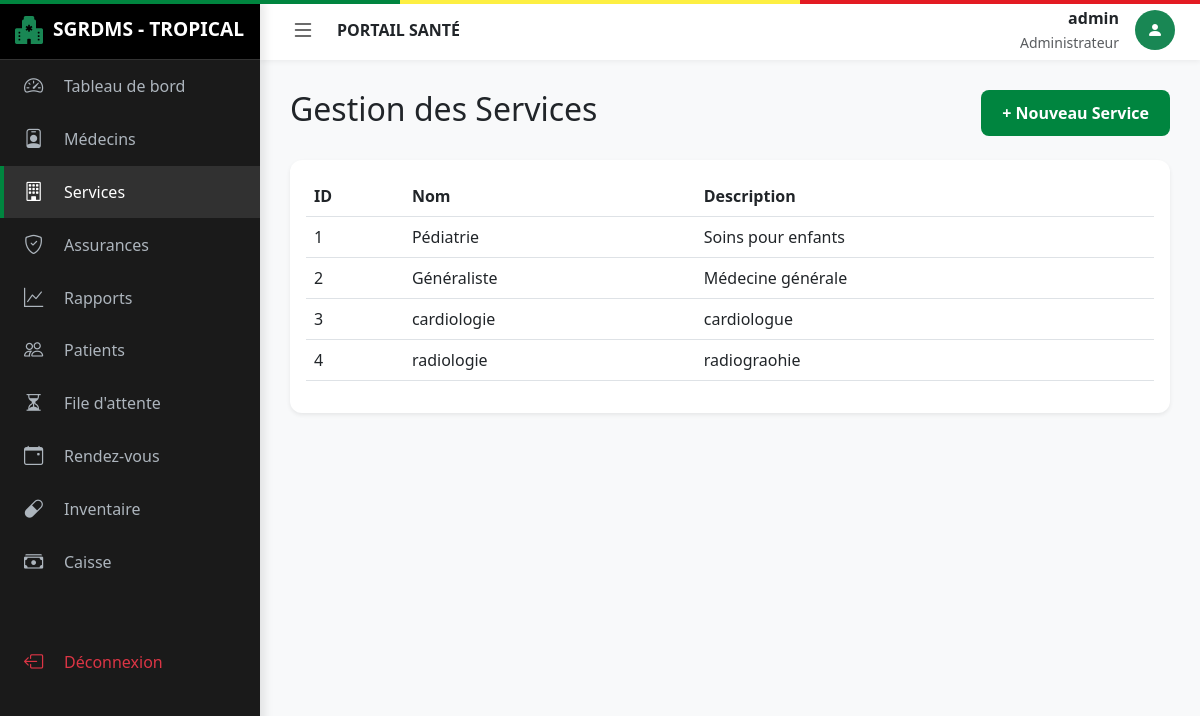
The app's page /admin/services (signed in) with its own data.
### app/models.py (models this page shows)
class Utilisateur(db.Model, UserMixin):
    id = db.Column(db.Integer, primary_key=True)
    username = db.Column(db.String(50), unique=True, nullable=False)
    password = db.Column(db.String(100), nullable=False)
    role = db.Column(db.String(20), nullable=False) # Admin, Medecin, Patient, Pharmacien, Receptionniste
    date_creation = db.Column(db.DateTime, default=datetime.utcnow)
    patient_id = db.Column(db.Integer, db.ForeignKey('patient.id'), nullable=True)
    patient = db.relationship('Patient', backref='user', uselist=False)
    medecin_id = db.Column(db.Integer, db.ForeignKey('medecin.id'), nullable=True)
    medecin = db.relationship('Medecin', backref='user', uselist=False)

class Service(db.Model):
    id = db.Column(db.Integer, primary_key=True)
    nom_service = db.Column(db.String(100), nullable=False)
    description = db.Column(db.Text)
    medecins = db.relationship('Medecin', backref='service', lazy=True)

### app/routes.py (the view)
@main.route("/admin/services")
@login_required
def list_services():
    if current_user.role != 'Administrateur': return redirect(url_for('main.dashboard'))
    return render_template('admin/services.html', services=Service.query.all())

### app/__init__.py (called while the page is built)
def create_app(config_class=Config):
    app = Flask(__name__)
    app.config.from_object(Config)
    db.init_app(app)
    bcrypt.init_app(app)
    login_manager.init_app(app)
    from app.routes import main
    app.register_blueprint(main)
    @app.context_processor
    def inject_now():
        from datetime import datetime
        return {'datetime': datetime}
    return app

### app/models.py (called while the page is built)
@login_manager.user_loader
def load_user(user_id):
    return Utilisateur.query.get(int(user_id))

### app/templates/admin/services.html
{% extends "base.html" %}
{% block content %}
<div class="d-flex justify-content-between mb-4">
    <h2>Gestion des Services</h2>
    <a href="{{ url_for('main.nouveau_service') }}" class="btn btn-senegal">+ Nouveau Service</a>
</div>
<div class="card border-0 shadow-sm"><div class="card-body">
    <table class="table">
        <thead><tr><th>ID</th><th>Nom</th><th>Description</th></tr></thead>
        <tbody>
            {% for s in services %}
            <tr><td>{{ s.id }}</td><td>{{ s.nom_service }}</td><td>{{ s.description }}</td></tr>
            {% endfor %}
        </tbody>
    </table>
</div></div>
{% endblock %}

### app/templates/base.html (shortened to what this page needs)
<!DOCTYPE html>
<html lang="fr">
<head>
    <link href="https://cdn.jsdelivr.net/npm/bootstrap@5.3.0/dist/css/bootstrap.min.css" rel="stylesheet">
    <link rel="stylesheet" href="https://cdn.jsdelivr.net/npm/bootstrap-icons@1.11.0/font/bootstrap-icons.css">
</head>
<body>
    {% if current_user.is_authenticated %}
    <div id="sidebar">
        <div class="sidebar-header">
            <i class="bi bi-hospital-fill text-success fs-3"></i>
            <span class="logo-text">SGRDMS - TROPICAL</span>
        </div>
            <a href="{{ url_for('main.dashboard') }}" class="menu-item {{ 'active' if request.endpoint == 'main.dashboard' }}">
                <i class="bi bi-speedometer2"></i>
                <span class="menu-text">Tableau de bord</span>
            </a>
            {% if current_user.role == 'Administrateur' %}
            <a href="{{ url_for('main.list_medecins') }}" class="menu-item {{ 'active' if request.endpoint == 'main.list_medecins' }}">
                <i class="bi bi-person-badge"></i>
                <span class="menu-text">Médecins</span>
            </a>
            <a href="{{ url_for('main.list_services') }}" class="menu-item {{ 'active' if request.endpoint == 'main.list_services' }}">
                <i class="bi bi-building"></i>
                <span class="menu-text">Services</span>
            </a>
            <a href="{{ url_for('main.list_assurances') }}" class="menu-item {{ 'active' if request.endpoint == 'main.list_assurances' }}">
                <i class="bi bi-shield-check"></i>
                <span class="menu-text">Assurances</span>
            </a>
            <a href="{{ url_for('main.rapports') }}" class="menu-item {{ 'active' if request.endpoint == 'main.rapports' }}">
                <i class="bi bi-graph-up"></i>
                <span class="menu-text">Rapports</span>
            </a>
            {% endif %}
            {% if current_user.role in ['Administrateur', 'Receptionniste', 'Medecin'] %}
            <a href="{{ url_for('main.list_patients') }}" class="menu-item {{ 'active' if request.endpoint == 'main.list_patients' }}">
                <i class="bi bi-people"></i>
                <span class="menu-text">Patients</span>
            </a>
            {% endif %}
            {% if current_user.role in ['Administrateur', 'Receptionniste'] %}
            <a href="{{ url_for('main.file_attente') }}" class="menu-item {{ 'active' if request.endpoint == 'main.file_attente' }}">
                <i class="bi bi-hourglass-split"></i>
                <span class="menu-text">File d'attente</span>
            </a>
            {% endif %}
            {% if current_user.role not in ['Pharmacien', 'Caissier'] %}
            <a href="{{ url_for('main.list_rdvs') }}" class="menu-item {{ 'active' if request.endpoint == 'main.list_rdvs' }}">
                <i class="bi bi-calendar-event"></i>
                <span class="menu-text">Rendez-vous</span>
            </a>
            {% endif %}
            {% if current_user.role == 'Pharmacien' or current_user.role == 'Administrateur' %}
            <a href="{{ url_for('main.pharmacie_inventaire') }}" class="menu-item {{ 'active' if request.endpoint == 'main.pharmacie_inventaire' }}">
                <i class="bi bi-capsule"></i>
                <span class="menu-text">Inventaire</span>
            </a>
            {% endif %}
            {% if current_user.role in ['Caissier', 'Administrateur'] %}
            <a href="{{ url_for('main.caisse_factures') }}" class="menu-item {{ 'active' if request.endpoint == 'main.caisse_factures' }}">
                <i class="bi bi-cash-stack"></i>
                <span class="menu-text">Caisse</span>
            </a>
            {% endif %}
            <div class="mt-auto pt-5">
                <a href="{{ url_for('main.logout') }}" class="menu-item text-danger">
                    <i class="bi bi-box-arrow-left"></i>
                    <span class="menu-text">Déconnexion</span>
                </a>
            </div>
        </div>
    <div id="main-wrapper">
        <header class="top-navbar">
            <button class="toggle-btn" id="sidebarToggle">
                <i class="bi bi-list"></i>
            </button>
            <div class="ms-3 fw-bold text-uppercase d-none d-md-block">
                {{ title if title else "Portail Santé" }}
            </div>
            <div class="ms-auto d-flex align-items-center">
                <div class="text-end me-3 d-none d-sm-block">
                    <div class="fw-bold">{{ current_user.username }}</div>
                    <small class="text-muted">{{ current_user.role }}</small>
                </div>
                <div class="rounded-circle bg-success text-white d-flex align-items-center justify-content-center" style="width: 40px; height: 40px;">
                    <i class="bi bi-person-fill"></i>
                </div>
            </div>
        </header>
        <main class="content-area">
            {% block content %}{% endblock %}
        </main>
    </div>
    {% else %}
    <div class="content-area p-0">
        {% block auth_content %}{% endblock %}
    </div>
    {% endif %}
</body>
</html>

### app/templates/base.html (style rules this page uses)
:root { --sn-green: #00853f; --sn-yellow: #fdef42; --sn-red: #e31b23; --sidebar-width: 260px; --sidebar-collapsed-width: 70px; --top-nav-height: 60px; --bg-light: #f8f9fa; }
body { background-color: var(--bg-light); overflow-x: hidden; font-family: 'Segoe UI', Tahoma, Geneva, Verdana, sans-serif; }
#sidebar { width: var(--sidebar-width); height: 100vh; position: fixed; left: 0; top: 0; z-index: 1000; background: #1a1a1a; color: white; transition: all 0.3s ease; box-shadow: 4px 0 10px rgba(0,0,0,0.1); }
.sidebar-header { height: var(--top-nav-height); display: flex; align-items: center; padding: 0 15px; border-bottom: 1px solid #333; background: #000; }
.sidebar-header .logo-text { white-space: nowrap; overflow: hidden; font-weight: bold; font-size: 1.2rem; margin-left: 10px; transition: opacity 0.2s; }
.menu-item { padding: 12px 20px; display: flex; align-items: center; color: #adb5bd; text-decoration: none; transition: all 0.2s; border-left: 4px solid transparent; }
.menu-item.active { color: white; background: rgba(255,255,255,0.1); border-left: 4px solid var(--sn-green); }
.menu-item i { font-size: 1.2rem; min-width: 30px; }
.menu-text { margin-left: 10px; white-space: nowrap; transition: opacity 0.2s; }
#main-wrapper { margin-left: var(--sidebar-width); transition: all 0.3s ease; min-height: 100vh; display: flex; flex-direction: column; }
.top-navbar { height: var(--top-nav-height); background: white; display: flex; align-items: center; padding: 0 25px; box-shadow: 0 2px 5px rgba(0,0,0,0.05); position: sticky; top: 0; z-index: 999; }
.toggle-btn { background: none; border: none; font-size: 1.5rem; cursor: pointer; color: #333; }
.content-area { padding: 30px; flex-grow: 1; }
.card { border: none; border-radius: 12px; box-shadow: 0 5px 15px rgba(0,0,0,0.05); transition: transform 0.2s; }
.btn-senegal { background-color: var(--sn-green); color: white; border-radius: 8px; padding: 10px 20px; font-weight: 600; }

### records on screen
Utilisateur: username "admin", role "Administrateur"
Service: id "1", nom_service "Pédiatrie", description "Soins pour enfants"
Service: id "2", nom_service "Généraliste", description "Médecine générale"
Service: id "3", nom_service "cardiologie", description "cardiologue"
Service: id "4", nom_service "radiologie", description "radiograohie"

### other values on screen
{{ title if title else "Portail Santé" }} "PORTAIL SANTÉ"
